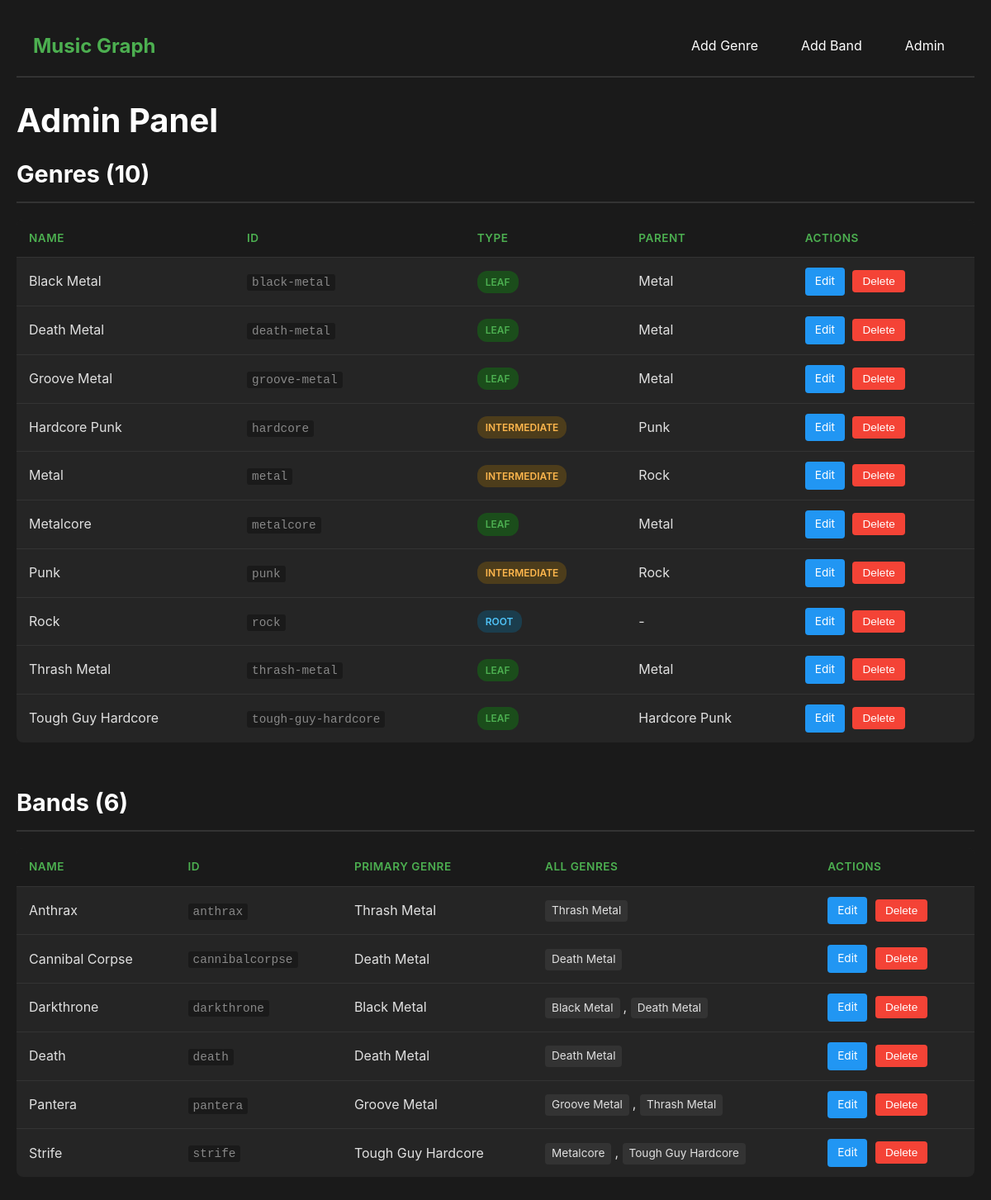
/admin, run on an earlier commit of the app's database.
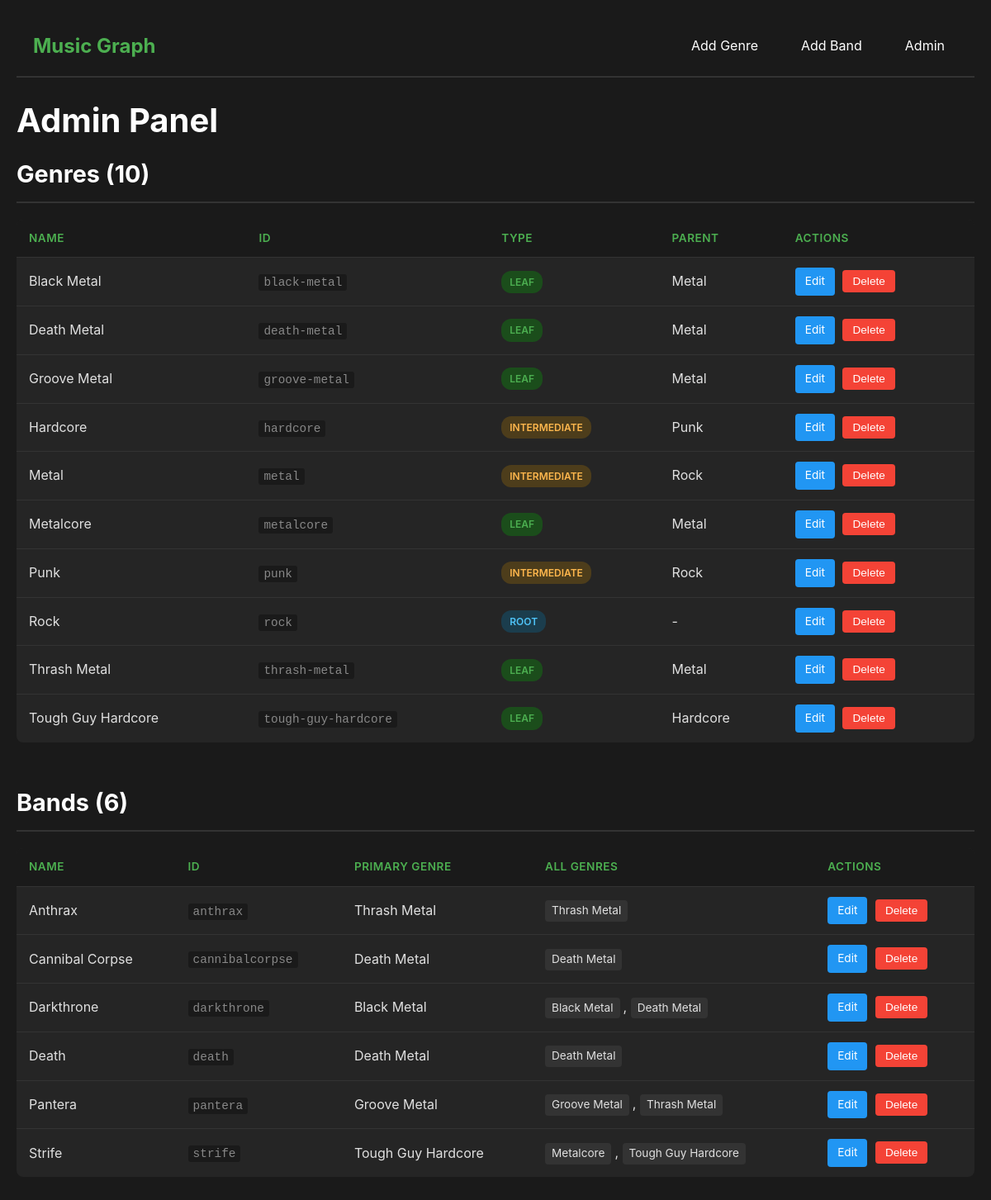
And on a later commit of the database.
### models.py (models this page shows, shortened)
class Genre(db.Model):
    __tablename__ = 'genres'
    id = db.Column(db.String(50), primary_key=True)  # e.g., 'death-metal'
    name = db.Column(db.String(100), nullable=False)  # e.g., 'Death Metal'
    parent_id = db.Column(db.String(50), db.ForeignKey('genres.id'), nullable=True)
    type = db.Column(db.String(20), nullable=False)  # 'root', 'intermediate', 'leaf'
    parent = db.relationship('Genre', remote_side=[id], backref='children')
    bands = db.relationship('Band', back_populates='primary_genre')

class Band(db.Model):
    __tablename__ = 'bands'
    id = db.Column(db.String(50), primary_key=True)  # e.g., 'pantera'
    name = db.Column(db.String(100), nullable=False)  # e.g., 'Pantera'
    primary_genre_id = db.Column(db.String(50), db.ForeignKey('genres.id'), nullable=False)
    primary_genre = db.relationship('Genre', back_populates='bands')
    genres = db.relationship('Genre', secondary='band_genres', backref='all_bands')

### app.py (the view)
@app.route('/admin')
def admin():
    genres = Genre.query.order_by(Genre.name).all()
    bands = Band.query.order_by(Band.name).all()
    return render_template('admin.html', genres=genres, bands=bands)

### templates/admin.html (shortened to what this page needs)
<!DOCTYPE html>
<html lang="en">
<head>
    <link rel="stylesheet" href="{{ url_for('static', filename='style.css') }}">
</head>
<body>
    <nav class="navbar">
        <div class="nav-container">
            <a href="{{ url_for('index') }}" class="nav-brand">Music Graph</a>
            <div class="nav-links">
                <a href="{{ url_for('add_genre') }}" class="nav-link">Add Genre</a>
                <a href="{{ url_for('add_band') }}" class="nav-link">Add Band</a>
                <a href="{{ url_for('admin') }}" class="nav-link">Admin</a>
            </div>
        </div>
    </nav>
    <div class="container">
        <h1>Admin Panel</h1>
        <div class="admin-section">
            <h2>Genres ({{ genres|length }})</h2>
            <table class="admin-table">
                <thead>
                    <tr>
                        <th>Name</th>
                        <th>ID</th>
                        <th>Type</th>
                        <th>Parent</th>
                        <th>Actions</th>
                    </tr>
                </thead>
                <tbody>
                    {% for genre in genres %}
                    <tr>
                        <td>{{ genre.name }}</td>
                        <td><code>{{ genre.id }}</code></td>
                        <td><span class="badge badge-{{ genre.type }}">{{ genre.type }}</span></td>
                        <td>{{ genre.parent.name if genre.parent else '-' }}</td>
                        <td class="actions">
                            <a href="{{ url_for('edit_genre', genre_id=genre.id) }}" class="btn-edit">Edit</a>
                            <form method="POST" action="{{ url_for('delete_genre', genre_id=genre.id) }}"
                                  style="display: inline;"
                                  onsubmit="return confirm('Are you sure you want to delete {{ genre.name }}?');">
                                <button type="submit" class="btn-delete">Delete</button>
                            </form>
                        </td>
                    </tr>
                    {% endfor %}
                </tbody>
            </table>
        </div>
        <div class="admin-section">
            <h2>Bands ({{ bands|length }})</h2>
            <table class="admin-table">
                <thead>
                    <tr>
                        <th>Name</th>
                        <th>ID</th>
                        <th>Primary Genre</th>
                        <th>All Genres</th>
                        <th>Actions</th>
                    </tr>
                </thead>
                <tbody>
                    {% for band in bands %}
                    <tr>
                        <td>{{ band.name }}</td>
                        <td><code>{{ band.id }}</code></td>
                        <td>{{ band.primary_genre.name }}</td>
                        <td>
                            {% for genre in band.genres %}
                                <span class="genre-tag">{{ genre.name }}</span>{% if not loop.last %}, {% endif %}
                            {% endfor %}
                        </td>
                        <td class="actions">
                            <a href="{{ url_for('edit_band', band_id=band.id) }}" class="btn-edit">Edit</a>
                            <form method="POST" action="{{ url_for('delete_band', band_id=band.id) }}"
                                  style="display: inline;"
                                  onsubmit="return confirm('Are you sure you want to delete {{ band.name }}?');">
                                <button type="submit" class="btn-delete">Delete</button>
                            </form>
                        </td>
                    </tr>
                    {% endfor %}
                </tbody>
            </table>
        </div>
    </div>
</body>
</html>

### static/style.css (style rules this page uses)
* { margin: 0; padding: 0; box-sizing: border-box; }
body { font-family: -apple-system, BlinkMacSystemFont, 'Segoe UI', Roboto, Oxygen, Ubuntu, Cantarell, sans-serif; background-color: #1a1a1a; color: #e0e0e0; line-height: 1.6; padding: 20px; }
.container { max-width: 1200px; margin: 0 auto; }
h1 { font-size: 2.5rem; margin-bottom: 10px; color: #ffffff; }
h2 { font-size: 1.8rem; margin-bottom: 20px; color: #ffffff; border-bottom: 2px solid #333; padding-bottom: 10px; }
.navbar { background-color: #1a1a1a; border-bottom: 2px solid #333; padding: 0; position: sticky; top: 0; z-index: 1000; }
.nav-container { max-width: 1200px; margin: 0 auto; display: flex; justify-content: space-between; align-items: center; padding: 15px 20px; }
.nav-brand { font-size: 1.5rem; font-weight: bold; color: #4CAF50; text-decoration: none; transition: color 0.2s; }
.nav-links { display: flex; gap: 20px; }
.nav-link { color: #ffffff; text-decoration: none; padding: 8px 16px; border-radius: 4px; transition: background-color 0.2s; }
.container { padding-top: 20px; }
.admin-section { margin-bottom: 50px; }
.admin-section h2 { margin-bottom: 20px; }
.admin-table { width: 100%; background-color: #252525; border-collapse: collapse; border-radius: 8px; overflow: hidden; }
.admin-table thead { background-color: #1a1a1a; }
.admin-table th, .admin-table td { padding: 12px 15px; text-align: left; border-bottom: 1px solid #333; }
.admin-table th { color: #4CAF50; font-weight: 600; text-transform: uppercase; font-size: 0.85rem; letter-spacing: 0.5px; }
.admin-table tbody tr:last-child td { border-bottom: none; }
.admin-table code { background-color: #1a1a1a; padding: 2px 6px; border-radius: 3px; font-family: 'Courier New', monospace; font-size: 0.9rem; color: #888; }
.badge { display: inline-block; padding: 4px 10px; border-radius: 12px; font-size: 0.75rem; font-weight: 600; text-transform: uppercase; }
.badge-root { background-color: #1b3d4d; color: #4fc3f7; }
.badge-intermediate { background-color: #4d3d1b; color: #ffb74d; }
.badge-leaf { background-color: #1b4d1b; color: #4CAF50; }
.genre-tag { display: inline-block; background-color: #333; padding: 2px 8px; border-radius: 4px; font-size: 0.85rem; margin-right: 4px; }
.actions { white-space: nowrap; }
.btn-edit, .btn-delete { padding: 6px 12px; border: none; border-radius: 4px; font-size: 0.85rem; cursor: pointer; text-decoration: none; display: inline-block; transition: background-color 0.2s; margin-right: 5px; }
.btn-edit { background-color: #2196F3; color: #ffffff; }
.btn-delete { background-color: #f44336; color: #ffffff; }

What changed in the data, as far as the page shows it:
changed Genre "hardcore": name "Hardcore Punk" → "Hardcore"
changed through a linked row, Genre "Tough Guy Hardcore": parent "Hardcore Punk" → "Hardcore"
